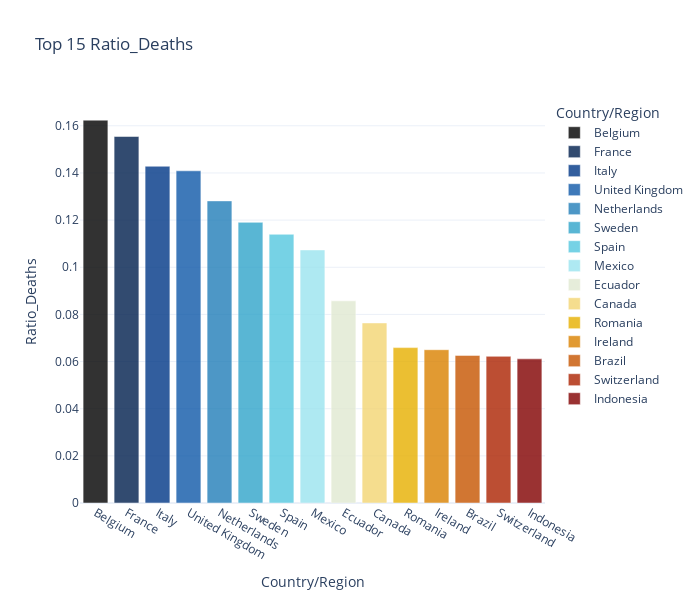

Notebook cell for this chart:
### Code cell
fig = px.bar(temp_f.sort_values('Ratio_Deaths', ascending=False).head(15), 
             y="Ratio_Deaths", x="Country/Region", color= "Country/Region",
             title='Top 15 Ratio_Deaths', 
             orientation='v',
             color_discrete_sequence = px.colors.cyclical.IceFire,
             width=700, height=600)
fig.update_traces(opacity=0.8)

fig.update_layout(template = 'plotly_white')
fig.show()

### Figure 1 — Plotly figure (JSON) as saved in the notebook; plotly's stock layout.template omitted (floating-point values rounded to 4 significant figures)
{"data": [{"alignmentgroup": "True", "hovertemplate": "Country/Region=%{x}<br>Ratio_Deaths=%{y}<extra></extra>", "legendgroup": "Belgium", "marker": {"color": "#000000"}, "name": "Belgium", "offsetgroup": "Belgium", "opacity": 0.8, "orientation": "v", "showlegend": true, "textposition": "auto", "type": "bar", "x": ["Belgium"], "xaxis": "x", "y": [0.1624], "yaxis": "y"}, {"alignmentgroup": "True", "hovertemplate": "Country/Region=%{x}<br>Ratio_Deaths=%{y}<extra></extra>", "legendgroup": "France", "marker": {"color": "#001f4d"}, "name": "France", "offsetgroup": "France", "opacity": 0.8, "orientation": "v", "showlegend": true, "textposition": "auto", "type": "bar", "x": ["France"], "xaxis": "x", "y": [0.1555], "yaxis": "y"}, {"alignmentgroup": "True", "hovertemplate": "Country/Region=%{x}<br>Ratio_Deaths=%{y}<extra></extra>", "legendgroup": "Italy", "marker": {"color": "#003786"}, "name": "Italy", "offsetgroup": "Italy", "opacity": 0.8, "orientation": "v", "showlegend": true, "textposition": "auto", "type": "bar", "x": ["Italy"], "xaxis": "x", "y": [0.1428], "yaxis": "y"}, {"alignmentgroup": "True", "hovertemplate": "Country/Region=%{x}<br>Ratio_Deaths=%{y}<extra></extra>", "legendgroup": "United Kingdom", "marker": {"color": "#0e58a8"}, "name": "United Kingdom", "offsetgroup": "United Kingdom", "opacity": 0.8, "orientation": "v", "showlegend": true, "textposition": "auto", "type": "bar", "x": ["United Kingdom"], "xaxis": "x", "y": [0.1409], "yaxis": "y"}, {"alignmentgroup": "True", "hovertemplate": "Country/Region=%{x}<br>Ratio_Deaths=%{y}<extra></extra>", "legendgroup": "Netherlands", "marker": {"color": "#217eb8"}, "name": "Netherlands", "offsetgroup": "Netherlands", "opacity": 0.8, "orientation": "v", "showlegend": true, "textposition": "auto", "type": "bar", "x": ["Netherlands"], "xaxis": "x", "y": [0.1282], "yaxis": "y"}, {"alignmentgroup": "True", "hovertemplate": "Country/Region=%{x}<br>Ratio_Deaths=%{y}<extra></extra>", "legendgroup": "Sweden", "marker": {"color": "#30a4ca"}, "name": "Sweden", "offsetgroup": "Sweden", "opacity": 0.8, "orientation": "v", "showlegend": true, "textposition": "auto", "type": "bar", "x": ["Sweden"], "xaxis": "x", "y": [0.119], "yaxis": "y"}, {"alignmentgroup": "True", "hovertemplate": "Country/Region=%{x}<br>Ratio_Deaths=%{y}<extra></extra>", "legendgroup": "Spain", "marker": {"color": "#54c8df"}, "name": "Spain", "offsetgroup": "Spain", "opacity": 0.8, "orientation": "v", "showlegend": true, "textposition": "auto", "type": "bar", "x": ["Spain"], "xaxis": "x", "y": [0.114], "yaxis": "y"}, {"alignmentgroup": "True", "hovertemplate": "Country/Region=%{x}<br>Ratio_Deaths=%{y}<extra></extra>", "legendgroup": "Mexico", "marker": {"color": "#9be4ef"}, "name": "Mexico", "offsetgroup": "Mexico", "opacity": 0.8, "orientation": "v", "showlegend": true, "textposition": "auto", "type": "bar", "x": ["Mexico"], "xaxis": "x", "y": [0.1073], "yaxis": "y"}, {"alignmentgroup": "True", "hovertemplate": "Country/Region=%{x}<br>Ratio_Deaths=%{y}<extra></extra>", "legendgroup": "Ecuador", "marker": {"color": "#e1e9d1"}, "name": "Ecuador", "offsetgroup": "Ecuador", "opacity": 0.8, "orientation": "v", "showlegend": true, "textposition": "auto", "type": "bar", "x": ["Ecuador"], "xaxis": "x", "y": [0.08574], "yaxis": "y"}, {"alignmentgroup": "True", "hovertemplate": "Country/Region=%{x}<br>Ratio_Deaths=%{y}<extra></extra>", "legendgroup": "Canada", "marker": {"color": "#f3d573"}, "name": "Canada", "offsetgroup": "Canada", "opacity": 0.8, "orientation": "v", "showlegend": true, "textposition": "auto", "type": "bar", "x": ["Canada"], "xaxis": "x", "y": [0.07639], "yaxis": "y"}, {"alignmentgroup": "True", "hovertemplate": "Country/Region=%{x}<br>Ratio_Deaths=%{y}<extra></extra>", "legendgroup": "Romania", "marker": {"color": "#e7b000"}, "name": "Romania", "offsetgroup": "Romania", "opacity": 0.8, "orientation": "v", "showlegend": true, "textposition": "auto", "type": "bar", "x": ["Romania"], "xaxis": "x", "y": [0.06591], "yaxis": "y"}, {"alignmentgroup": "True", "hovertemplate": "Country/Region=%{x}<br>Ratio_Deaths=%{y}<extra></extra>", "legendgroup": "Ireland", "marker": {"color": "#da8200"}, "name": "Ireland", "offsetgroup": "Ireland", "opacity": 0.8, "orientation": "v", "showlegend": true, "textposition": "auto", "type": "bar", "x": ["Ireland"], "xaxis": "x", "y": [0.06503], "yaxis": "y"}, {"alignmentgroup": "True", "hovertemplate": "Country/Region=%{x}<br>Ratio_Deaths=%{y}<extra></extra>", "legendgroup": "Brazil", "marker": {"color": "#c65400"}, "name": "Brazil", "offsetgroup": "Brazil", "opacity": 0.8, "orientation": "v", "showlegend": true, "textposition": "auto", "type": "bar", "x": ["Brazil"], "xaxis": "x", "y": [0.06261], "yaxis": "y"}, {"alignmentgroup": "True", "hovertemplate": "Country/Region=%{x}<br>Ratio_Deaths=%{y}<extra></extra>", "legendgroup": "Switzerland", "marker": {"color": "#ac2301"}, "name": "Switzerland", "offsetgroup": "Switzerland", "opacity": 0.8, "orientation": "v", "showlegend": true, "textposition": "auto", "type": "bar", "x": ["Switzerland"], "xaxis": "x", "y": [0.06222], "yaxis": "y"}, {"alignmentgroup": "True", "hovertemplate": "Country/Region=%{x}<br>Ratio_Deaths=%{y}<extra></extra>", "legendgroup": "Indonesia", "marker": {"color": "#820000"}, "name": "Indonesia", "offsetgroup": "Indonesia", "opacity": 0.8, "orientation": "v", "showlegend": true, "textposition": "auto", "type": "bar", "x": ["Indonesia"], "xaxis": "x", "y": [0.06114], "yaxis": "y"}], "layout": {"barmode": "relative", "height": 600, "legend": {"title": {"text": "Country/Region"}, "tracegroupgap": 0}, "title": {"text": "Top 15 Ratio_Deaths"}, "width": 700, "xaxis": {"anchor": "y", "categoryarray": ["Belgium", "France", "Italy", "United Kingdom", "Netherlands", "Sweden", "Spain", "Mexico", "Ecuador", "Canada", "Romania", "Ireland", "Brazil", "Switzerland", "Indonesia"], "categoryorder": "array", "domain": [0, 1], "title": {"text": "Country/Region"}}, "yaxis": {"anchor": "x", "domain": [0, 1], "title": {"text": "Ratio_Deaths"}}}}
